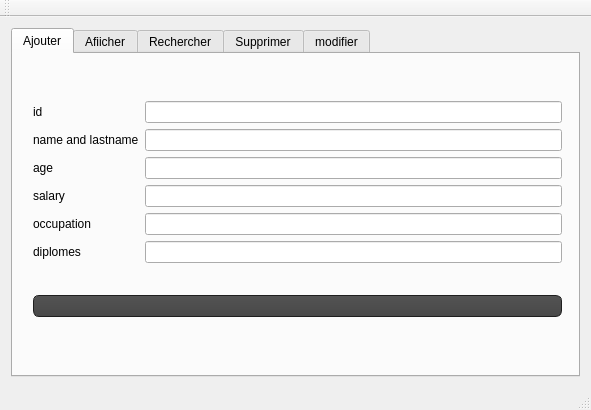
<?xml version="1.0" encoding="UTF-8"?>
<ui version="4.0">
 <class>MainWindow</class>
 <widget class="QMainWindow" name="MainWindow">
  <property name="geometry">
   <rect>
    <x>0</x>
    <y>0</y>
    <width>591</width>
    <height>410</height>
   </rect>
  </property>
  <property name="windowTitle">
   <string>Esprit-RP : Employees management</string>
  </property>
  <property name="styleSheet">
   <string notr="true"/>
  </property>
  <widget class="QWidget" name="centralWidget">
   <layout class="QVBoxLayout" name="verticalLayout">
    <item>
     <widget class="QTabWidget" name="tabWidget">
      <property name="styleSheet">
       <string notr="true"/>
      </property>
      <property name="currentIndex">
       <number>0</number>
      </property>
      <widget class="QWidget" name="tab">
       <attribute name="title">
        <string>Ajouter</string>
       </attribute>
       <widget class="QWidget" name="layoutWidget">
        <property name="geometry">
         <rect>
          <x>9</x>
          <y>10</y>
          <width>551</width>
          <height>291</height>
         </rect>
        </property>
        <layout class="QVBoxLayout" name="verticalLayout_6">
         <item>
          <layout class="QHBoxLayout" name="horizontalLayout_2">
           <item>
            <layout class="QVBoxLayout" name="verticalLayout_5">
             <item>
              <widget class="QLabel" name="idLB">
               <property name="text">
                <string>id</string>
               </property>
              </widget>
             </item>
             <item>
              <widget class="QLabel" name="namelastnameLB">
               <property name="text">
                <string>name and lastname</string>
               </property>
              </widget>
             </item>
             <item>
              <widget class="QLabel" name="ageLB">
               <property name="text">
                <string>age</string>
               </property>
              </widget>
             </item>
             <item>
              <widget class="QLabel" name="salaryLB">
               <property name="text">
                <string>salary</string>
               </property>
              </widget>
             </item>
             <item>
              <widget class="QLabel" name="grade_levelLB">
               <property name="text">
                <string>occupation</string>
               </property>
              </widget>
             </item>
             <item>
              <widget class="QLabel" name="diplomesLB">
               <property name="text">
                <string>diplomes</string>
               </property>
              </widget>
             </item>
            </layout>
           </item>
           <item>
            <layout class="QVBoxLayout" name="verticalLayout_2">
             <item>
              <widget class="QLineEdit" name="idLE"/>
             </item>
             <item>
              <widget class="QLineEdit" name="nameandlastnameLE"/>
             </item>
             <item>
              <widget class="QLineEdit" name="aLE"/>
             </item>
             <item>
              <widget class="QLineEdit" name="salaryLE"/>
             </item>
             <item>
              <widget class="QLineEdit" name="grade_levelLE"/>
             </item>
             <item>
              <widget class="QLineEdit" name="diplomesLE"/>
             </item>
            </layout>
           </item>
          </layout>
         </item>
         <item>
          <widget class="QPushButton" name="ajoutPB">
           <property name="styleSheet">
            <string notr="true">QToolTip
{
     border: 1px solid black;
     background-color: #ffa02f;
     padding: 1px;
     border-radius: 3px;
     opacity: 100;
}

QWidget
{
    color: #b1b1b1;
    background-color: #323232;
}

QWidget:item:hover
{
    background-color: QLinearGradient( x1: 0, y1: 0, x2: 0, y2: 1, stop: 0 #ffa02f, stop: 1 #ca0619);
    color: #000000;
}

QWidget:item:selected
{
    background-color: QLinearGradient( x1: 0, y1: 0, x2: 0, y2: 1, stop: 0 #ffa02f, stop: 1 #d7801a);
}

QMenuBar::item
{
    background: transparent;
}

QMenuBar::item:selected
{
    background: transparent;
    border: 1px solid #ffaa00;
}

QMenuBar::item:pressed
{
    background: #444;
    border: 1px solid #000;
    background-color: QLinearGradient(
        x1:0, y1:0,
        x2:0, y2:1,
        stop:1 #212121,
        stop:0.4 #343434/*,
        stop:0.2 #343434,
        stop:0.1 #ffaa00*/
    );
    margin-bottom:-1px;
    padding-bottom:1px;
}

QMenu
{
    border: 1px solid #000;
}

QMenu::item
{
    padding: 2px 20px 2px 20px;
}

QMenu::item:selected
{
    color: #000000;
}

QWidget:disabled
{
    color: #404040;
    background-color: #323232;
}

QAbstractItemView
{
    background-color: QLinearGradient( x1: 0, y1: 0, x2: 0, y2: 1, stop: 0 #4d4d4d, stop: 0.1 #646464, stop: 1 #5d5d5d);
}

QWidget:focus
{
    /*border: 2px solid QLinearGradient( x1: 0, y1: 0, x2: 0, y2: 1, stop: 0 #ffa02f, stop: 1 #d7801a);*/
}

QLineEdit
{
    background-color: QLinearGradient( x1: 0, y1: 0, x2: 0, y2: 1, stop: 0 #4d4d4d, stop: 0 #646464, stop: 1 #5d5d5d);
    padding: 1px;
    border-style: solid;
    border: 1px solid #1e1e1e;
    border-radius: 5;
}
QToolButton
{
    border-width: 1px;
    border-color:  rgb(255, 170, 0);
    border-style: solid;
    border-radius: 5;
    padding: 3px;
    font-size: 12px;
    padding-left: 5px;
    padding-right: 5px;
}

QToolButton:pressed
{
    background-color: #1e1e1e;
color:#1e1e1e;
}
QToolButton:hover
{
       background-color: rgb(255, 170, 0);
color:rgb(255, 170, 0);
}

QPushButton
{
    color: #b1b1b1;
    background-color: QLinearGradient( x1: 0, y1: 0, x2: 0, y2: 1, stop: 0 #565656, stop: 0.1 #525252, stop: 0.5 #4e4e4e, stop: 0.9 #4a4a4a, stop: 1 #464646);
    border-width: 1px;
    border-color: #1e1e1e;
    border-style: solid;
    border-radius: 6;
    padding: 3px;
    font-size: 12px;
    padding-left: 5px;
    padding-right: 5px;
}

QPushButton:pressed
{
    background-color: QLinearGradient( x1: 0, y1: 0, x2: 0, y2: 1, stop: 0 #2d2d2d, stop: 0.1 #2b2b2b, stop: 0.5 #292929, stop: 0.9 #282828, stop: 1 #252525);
}

QComboBox
{
    selection-background-color: #ffaa00;
    background-color: QLinearGradient( x1: 0, y1: 0, x2: 0, y2: 1, stop: 0 #565656, stop: 0.1 #525252, stop: 0.5 #4e4e4e, stop: 0.9 #4a4a4a, stop: 1 #464646);
    border-style: solid;
    border: 1px solid #1e1e1e;
    border-radius: 5;
}

QComboBox:hover,QPushButton:hover
{
    border: 2px solid QLinearGradient( x1: 0, y1: 0, x2: 0, y2: 1, stop: 0 #ffa02f, stop: 1 #d7801a);
}


QComboBox:on
{
    padding-top: 3px;
    padding-left: 4px;
    background-color: QLinearGradient( x1: 0, y1: 0, x2: 0, y2: 1, stop: 0 #2d2d2d, stop: 0.1 #2b2b2b, stop: 0.5 #292929, stop: 0.9 #282828, stop: 1 #252525);
    selection-background-color: #ffaa00;
}

QComboBox QAbstractItemView
{
    border: 2px solid darkgray;
    selection-background-color: QLinearGradient( x1: 0, y1: 0, x2: 0, y2: 1, stop: 0 #ffa02f, stop: 1 #d7801a);
}

QComboBox::drop-down
{
     subcontrol-origin: padding;
     subcontrol-position: top right;
     width: 15px;

     border-left-width: 0px;
     border-left-color: darkgray;
     border-left-style: solid; /* just a single line */
     border-top-right-radius: 3px; /* same radius as the QComboBox */
     border-bottom-right-radius: 3px;
 }

QComboBox::down-arrow
{
     image: url(:/down_arrow.png);
}

QGroupBox:focus
{
border: 2px solid QLinearGradient( x1: 0, y1: 0, x2: 0, y2: 1, stop: 0 #ffa02f, stop: 1 #d7801a);
}

QTextEdit:focus
{
    border: 2px solid QLinearGradient( x1: 0, y1: 0, x2: 0, y2: 1, stop: 0 #ffa02f, stop: 1 #d7801a);
}

QScrollBar:horizontal {
     border: 1px solid #222222;
     background: QLinearGradient( x1: 0, y1: 0, x2: 0, y2: 1, stop: 0.0 #121212, stop: 0.2 #282828, stop: 1 #484848);
     height: 7px;
     margin: 0px 16px 0 16px;
}

QScrollBar::handle:horizontal
{
      background: QLinearGradient( x1: 0, y1: 0, x2: 1, y2: 0, stop: 0 #ffa02f, stop: 0.5 #d7801a, stop: 1 #ffa02f);
      min-height: 20px;
      border-radius: 2px;
}

QScrollBar::add-line:horizontal {
      border: 1px solid #1b1b19;
      border-radius: 2px;
      background: QLinearGradient( x1: 0, y1: 0, x2: 1, y2: 0, stop: 0 #ffa02f, stop: 1 #d7801a);
      width: 14px;
      subcontrol-position: right;
      subcontrol-origin: margin;
}

QScrollBar::sub-line:horizontal {
      border: 1px solid #1b1b19;
      border-radius: 2px;
      background: QLinearGradient( x1: 0, y1: 0, x2: 1, y2: 0, stop: 0 #ffa02f, stop: 1 #d7801a);
      width: 14px;
     subcontrol-position: left;
     subcontrol-origin: margin;
}

QScrollBar::right-arrow:horizontal, QScrollBar::left-arrow:horizontal
{
      border: 1px solid black;
      width: 1px;
      height: 1px;
      background: white;
}

QScrollBar::add-page:horizontal, QScrollBar::sub-page:horizontal
{
      background: none;
}

QScrollBar:vertical
{
      background: QLinearGradient( x1: 0, y1: 0, x2: 1, y2: 0, stop: 0.0 #121212, stop: 0.2 #282828, stop: 1 #484848);
      width: 7px;
      margin: 16px 0 16px 0;
      border: 1px solid #222222;
}

QScrollBar::handle:vertical
{
      background: QLinearGradient( x1: 0, y1: 0, x2: 0, y2: 1, stop: 0 #ffa02f, stop: 0.5 #d7801a, stop: 1 #ffa02f);
      min-height: 20px;
      border-radius: 2px;
}

QScrollBar::add-line:vertical
{
      border: 1px solid #1b1b19;
      border-radius: 2px;
      background: QLinearGradient( x1: 0, y1: 0, x2: 0, y2: 1, stop: 0 #ffa02f, stop: 1 #d7801a);
      height: 14px;
      subcontrol-position: bottom;
      subcontrol-origin: margin;
}

QScrollBar::sub-line:vertical
{
      border: 1px solid #1b1b19;
      border-radius: 2px;
      background: QLinearGradient( x1: 0, y1: 0, x2: 0, y2: 1, stop: 0 #d7801a, stop: 1 #ffa02f);
      height: 14px;
      subcontrol-position: top;
      subcontrol-origin: margin;
}

QScrollBar::up-arrow:vertical, QScrollBar::down-arrow:vertical
{
      border: 1px solid black;
      width: 1px;
      height: 1px;
      background: white;
}


QScrollBar::add-page:vertical, QScrollBar::sub-page:vertical
{
      background: none;
}

QTextEdit
{
    background-color: #242424;
}

QPlainTextEdit
{
    background-color: #242424;
}

QHeaderView::section
{
    background-color: QLinearGradient(x1:0, y1:0, x2:0, y2:1, stop:0 #616161, stop: 0.5 #505050, stop: 0.6 #434343, stop:1 #656565);
    color: white;
    padding-left: 4px;
    border: 1px solid #6c6c6c;
}

QCheckBox:disabled
{
color: #414141;
}

QDockWidget::title
{
    text-align: center;
    spacing: 3px; /* spacing between items in the tool bar */
    background-color: QLinearGradient(x1:0, y1:0, x2:0, y2:1, stop:0 #323232, stop: 0.5 #242424, stop:1 #323232);
}

QDockWidget::close-button, QDockWidget::float-button
{
    text-align: center;
    spacing: 1px; /* spacing between items in the tool bar */
    background-color: QLinearGradient(x1:0, y1:0, x2:0, y2:1, stop:0 #323232, stop: 0.5 #242424, stop:1 #323232);
}

QDockWidget::close-button:hover, QDockWidget::float-button:hover
{
    background: #242424;
}

QDockWidget::close-button:pressed, QDockWidget::float-button:pressed
{
    padding: 1px -1px -1px 1px;
}

QMainWindow::separator
{
    background-color: QLinearGradient(x1:0, y1:0, x2:0, y2:1, stop:0 #161616, stop: 0.5 #151515, stop: 0.6 #212121, stop:1 #343434);
    color: white;
    padding-left: 4px;
    border: 1px solid #4c4c4c;
    spacing: 3px; /* spacing between items in the tool bar */
}

QMainWindow::separator:hover
{

    background-color: QLinearGradient(x1:0, y1:0, x2:0, y2:1, stop:0 #d7801a, stop:0.5 #b56c17 stop:1 #ffa02f);
    color: white;
    padding-left: 4px;
    border: 1px solid #6c6c6c;
    spacing: 3px; /* spacing between items in the tool bar */
}

QToolBar::handle
{
     spacing: 3px; /* spacing between items in the tool bar */
     background: url(:/images/handle.png);
}

QMenu::separator
{
    height: 2px;
    background-color: QLinearGradient(x1:0, y1:0, x2:0, y2:1, stop:0 #161616, stop: 0.5 #151515, stop: 0.6 #212121, stop:1 #343434);
    color: white;
    padding-left: 4px;
    margin-left: 10px;
    margin-right: 5px;
}

QProgressBar
{
    border: 2px solid grey;
    border-radius: 5px;
    text-align: center;
}

QProgressBar::chunk
{
    background-color: #d7801a;
    width: 2.15px;
    margin: 0.5px;
}

QTabBar::tab {
    color: #b1b1b1;
    border: 1px solid #444;
    border-bottom-style: none;
    background-color: #323232;
    padding-left: 10px;
    padding-right: 10px;
    padding-top: 3px;
    padding-bottom: 2px;
    margin-right: -1px;
}

QTabWidget::pane {
    border: 1px solid #444;
    top: 1px;
}

QTabBar::tab:last
{
    margin-right: 0; /* the last selected tab has nothing to overlap with on the right */
    border-top-right-radius: 3px;
}

QTabBar::tab:first:!selected
{
 margin-left: 0px; /* the last selected tab has nothing to overlap with on the right */


    border-top-left-radius: 3px;
}

QTabBar::tab:!selected
{
    color: #b1b1b1;
    border-bottom-style: solid;
    margin-top: 3px;
    background-color: QLinearGradient(x1:0, y1:0, x2:0, y2:1, stop:1 #212121, stop:.4 #343434);
}

QTabBar::tab:selected
{
    border-top-left-radius: 3px;
    border-top-right-radius: 3px;
    margin-bottom: 0px;
}

QTabBar::tab:!selected:hover
{
    /*border-top: 2px solid #ffaa00;
    padding-bottom: 3px;*/
    border-top-left-radius: 3px;
    border-top-right-radius: 3px;
    background-color: QLinearGradient(x1:0, y1:0, x2:0, y2:1, stop:1 #212121, stop:0.4 #343434, stop:0.2 #343434, stop:0.1 #ffaa00);
}

QRadioButton::indicator:checked, QRadioButton::indicator:unchecked{
    color: #b1b1b1;
    background-color: #323232;
    border: 1px solid #b1b1b1;
    border-radius: 6px;
}

QRadioButton::indicator:checked
{
    background-color: qradialgradient(
        cx: 0.5, cy: 0.5,
        fx: 0.5, fy: 0.5,
        radius: 1.0,
        stop: 0.25 #ffaa00,
        stop: 0.3 #323232
    );
}

QCheckBox::indicator{
    color: #b1b1b1;
    background-color: #323232;
    border: 1px solid #b1b1b1;
    width: 9px;
    height: 9px;
}

QRadioButton::indicator
{
    border-radius: 6px;
}

QRadioButton::indicator:hover, QCheckBox::indicator:hover
{
    border: 1px solid #ffaa00;
}

QCheckBox::indicator:checked
{
    image:url(:/images/checkbox.png);
}

QCheckBox::indicator:disabled, QRadioButton::indicator:disabled
{
    border: 1px solid #444;
}
</string>
           </property>
           <property name="text">
            <string/>
           </property>
           <property name="icon">
            <iconset resource="../Ressources.qrc">
             <normaloff>:/Icones/Ressources/user_add.png</normaloff>:/Icones/Ressources/user_add.png</iconset>
           </property>
           <property name="iconSize">
            <size>
             <width>45</width>
             <height>43</height>
            </size>
           </property>
          </widget>
         </item>
        </layout>
       </widget>
      </widget>
      <widget class="QWidget" name="tab_2">
       <attribute name="title">
        <string>Afiicher</string>
       </attribute>
       <layout class="QGridLayout" name="gridLayout_3">
        <item row="0" column="0">
         <widget class="QTableView" name="bankView"/>
        </item>
       </layout>
      </widget>
      <widget class="QWidget" name="tab_3">
       <attribute name="title">
        <string>Rechercher</string>
       </attribute>
       <widget class="QWidget" name="layoutWidget">
        <property name="geometry">
         <rect>
          <x>9</x>
          <y>10</y>
          <width>551</width>
          <height>281</height>
         </rect>
        </property>
        <layout class="QVBoxLayout" name="verticalLayout_8">
         <item>
          <layout class="QHBoxLayout" name="horizontalLayout_4">
           <item>
            <layout class="QHBoxLayout" name="horizontalLayout_6">
             <item>
              <widget class="QLabel" name="ribRechLB">
               <property name="text">
                <string>id</string>
               </property>
              </widget>
             </item>
             <item>
              <widget class="QLineEdit" name="ribRechLE"/>
             </item>
            </layout>
           </item>
           <item>
            <widget class="QPushButton" name="rechercherPB">
             <property name="text">
              <string/>
             </property>
             <property name="icon">
              <iconset resource="../Ressources.qrc">
               <normaloff>:/Icones/Ressources/user_search.png</normaloff>:/Icones/Ressources/user_search.png</iconset>
             </property>
             <property name="iconSize">
              <size>
               <width>51</width>
               <height>38</height>
              </size>
             </property>
            </widget>
           </item>
          </layout>
         </item>
         <item>
          <spacer name="verticalSpacer">
           <property name="orientation">
            <enum>Qt::Vertical</enum>
           </property>
           <property name="sizeHint" stdset="0">
            <size>
             <width>17</width>
             <height>29</height>
            </size>
           </property>
          </spacer>
         </item>
         <item>
          <widget class="QTableView" name="RechercheView"/>
         </item>
        </layout>
       </widget>
      </widget>
      <widget class="QWidget" name="tab_4">
       <attribute name="title">
        <string>Supprimer</string>
       </attribute>
       <widget class="QLabel" name="ribSupLB">
        <property name="geometry">
         <rect>
          <x>11</x>
          <y>11</y>
          <width>16</width>
          <height>16</height>
         </rect>
        </property>
        <property name="text">
         <string>id</string>
        </property>
       </widget>
       <widget class="QWidget" name="layoutWidget">
        <property name="geometry">
         <rect>
          <x>10</x>
          <y>30</y>
          <width>551</width>
          <height>279</height>
         </rect>
        </property>
        <layout class="QVBoxLayout" name="verticalLayout_7">
         <item>
          <layout class="QHBoxLayout" name="horizontalLayout_3">
           <item>
            <widget class="QLineEdit" name="ribSupLE"/>
           </item>
           <item>
            <widget class="QPushButton" name="supprimerPB">
             <property name="text">
              <string/>
             </property>
             <property name="icon">
              <iconset resource="../Ressources.qrc">
               <normaloff>:/Icones/Ressources/business_user_delete.png</normaloff>:/Icones/Ressources/business_user_delete.png</iconset>
             </property>
             <property name="iconSize">
              <size>
               <width>49</width>
               <height>44</height>
              </size>
             </property>
            </widget>
           </item>
          </layout>
         </item>
         <item>
          <spacer name="verticalSpacer_2">
           <property name="orientation">
            <enum>Qt::Vertical</enum>
           </property>
           <property name="sizeHint" stdset="0">
            <size>
             <width>17</width>
             <height>219</height>
            </size>
           </property>
          </spacer>
         </item>
        </layout>
       </widget>
      </widget>
      <widget class="QWidget" name="tab_5">
       <attribute name="title">
        <string>modifier</string>
       </attribute>
       <widget class="QListView" name="listView">
        <property name="geometry">
         <rect>
          <x>10</x>
          <y>0</y>
          <width>551</width>
          <height>141</height>
         </rect>
        </property>
       </widget>
       <widget class="QPushButton" name="pushButton">
        <property name="geometry">
         <rect>
          <x>480</x>
          <y>210</y>
          <width>80</width>
          <height>71</height>
         </rect>
        </property>
        <property name="text">
         <string/>
        </property>
        <property name="icon">
         <iconset resource="../Ressources.qrc">
          <normaloff>:/Icones/Ressources/save-23.png</normaloff>:/Icones/Ressources/save-23.png</iconset>
        </property>
        <property name="iconSize">
         <size>
          <width>65</width>
          <height>58</height>
         </size>
        </property>
       </widget>
       <widget class="QWidget" name="layoutWidget">
        <property name="geometry">
         <rect>
          <x>10</x>
          <y>150</y>
          <width>461</width>
          <height>172</height>
         </rect>
        </property>
        <layout class="QHBoxLayout" name="horizontalLayout">
         <item>
          <layout class="QVBoxLayout" name="verticalLayout_3">
           <item>
            <widget class="QLabel" name="label">
             <property name="text">
              <string>ID</string>
             </property>
            </widget>
           </item>
           <item>
            <widget class="QLabel" name="label_5">
             <property name="text">
              <string>Name</string>
             </property>
            </widget>
           </item>
           <item>
            <widget class="QLabel" name="label_6">
             <property name="text">
              <string>Age</string>
             </property>
            </widget>
           </item>
           <item>
            <widget class="QLabel" name="label_2">
             <property name="text">
              <string>Grade level</string>
             </property>
            </widget>
           </item>
           <item>
            <widget class="QLabel" name="label_3">
             <property name="text">
              <string>Diplome</string>
             </property>
            </widget>
           </item>
           <item>
            <widget class="QLabel" name="label_4">
             <property name="text">
              <string>Salary</string>
             </property>
            </widget>
           </item>
          </layout>
         </item>
         <item>
          <layout class="QVBoxLayout" name="verticalLayout_4">
           <item>
            <widget class="QLineEdit" name="lineEdit_ID"/>
           </item>
           <item>
            <widget class="QLineEdit" name="lineEdit_Name"/>
           </item>
           <item>
            <widget class="QLineEdit" name="lineEdit_Age"/>
           </item>
           <item>
            <widget class="QLineEdit" name="lineEdit_GL"/>
           </item>
           <item>
            <widget class="QLineEdit" name="lineEdit_Diplome"/>
           </item>
           <item>
            <widget class="QLineEdit" name="lineEdit_sala"/>
           </item>
          </layout>
         </item>
        </layout>
       </widget>
      </widget>
     </widget>
    </item>
   </layout>
  </widget>
  <widget class="QMenuBar" name="menuBar">
   <property name="geometry">
    <rect>
     <x>0</x>
     <y>0</y>
     <width>591</width>
     <height>20</height>
    </rect>
   </property>
  </widget>
  <widget class="QStatusBar" name="statusBar"/>
  <widget class="QToolBar" name="mainToolBar">
   <attribute name="toolBarArea">
    <enum>TopToolBarArea</enum>
   </attribute>
   <attribute name="toolBarBreak">
    <bool>false</bool>
   </attribute>
  </widget>
 </widget>
 <layoutdefault spacing="6" margin="11"/>
 <tabstops>
  <tabstop>tabWidget</tabstop>
  <tabstop>idLE</tabstop>
  <tabstop>nameandlastnameLE</tabstop>
  <tabstop>aLE</tabstop>
  <tabstop>salaryLE</tabstop>
  <tabstop>grade_levelLE</tabstop>
  <tabstop>diplomesLE</tabstop>
  <tabstop>ajoutPB</tabstop>
  <tabstop>bankView</tabstop>
  <tabstop>RechercheView</tabstop>
  <tabstop>ribRechLE</tabstop>
  <tabstop>rechercherPB</tabstop>
  <tabstop>ribSupLE</tabstop>
  <tabstop>supprimerPB</tabstop>
  <tabstop>listView</tabstop>
  <tabstop>pushButton</tabstop>
  <tabstop>lineEdit_ID</tabstop>
  <tabstop>lineEdit_Name</tabstop>
  <tabstop>lineEdit_Age</tabstop>
  <tabstop>lineEdit_GL</tabstop>
  <tabstop>lineEdit_Diplome</tabstop>
  <tabstop>lineEdit_sala</tabstop>
 </tabstops>
 <resources>
  <include location="../Ressources.qrc"/>
 </resources>
 <connections/>
</ui>
